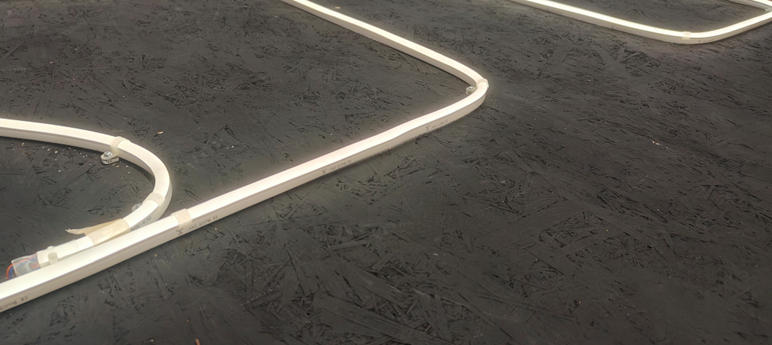
#> input picture img/light_maze1.png, 772 x 345 px, given in place of light_maze1.jpeg, which was not available
$ python image_gradient.py   (older library calls are emulated)
#> lines starting #> are read from the running program, lines starting #| are printed output that depends on the picture; pictures that were not available may be replaced by others from this repository, and a replacement may not be noted
import cv2
import numpy as np
from matplotlib import pyplot as plt

img = cv2.imread('img/light_maze1.jpeg',cv2.IMREAD_GRAYSCALE)
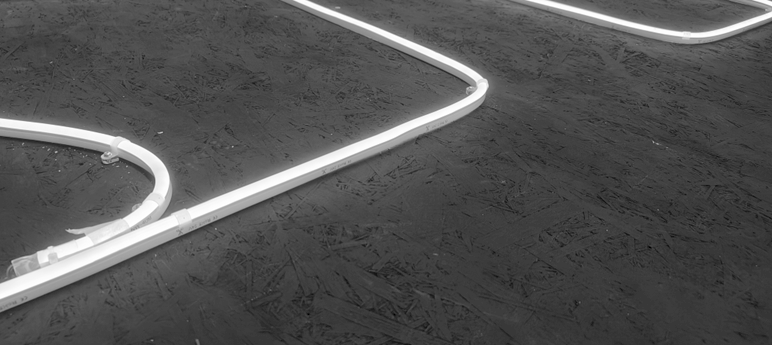
#> img: shape (345, 772); min 0, max 255, mean 82.9

lap = cv2.Laplacian(img, cv2.CV_64F, ksize=3)

lap = np.uint8(np.absolute(lap))
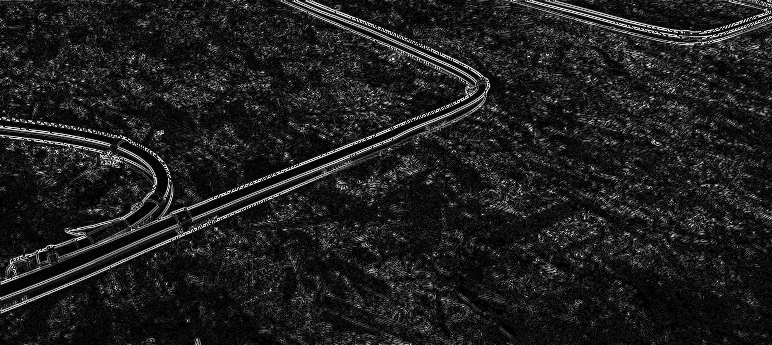
#> lap: shape (345, 772); min 0, max 254, mean 30.9

sobelX = cv2.Sobel(img, cv2.CV_64F, 1, 0)

sobelY = cv2.Sobel(img, cv2.CV_64F, 0, 1)
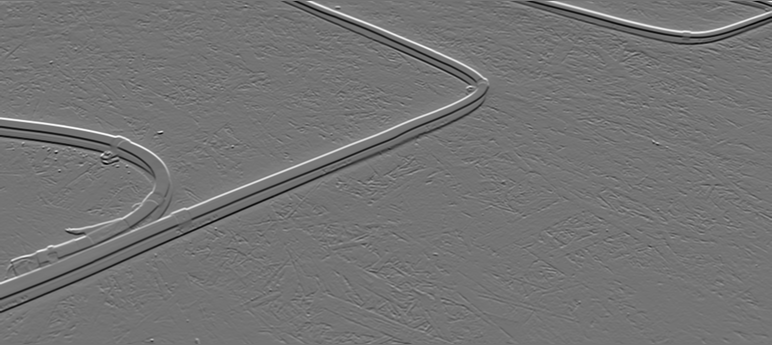
#> sobelY: shape (345, 772) float64; min -472, max 559, mean -1.1; drawn with min black and max white

sobelX = np.uint8(np.absolute(sobelX))
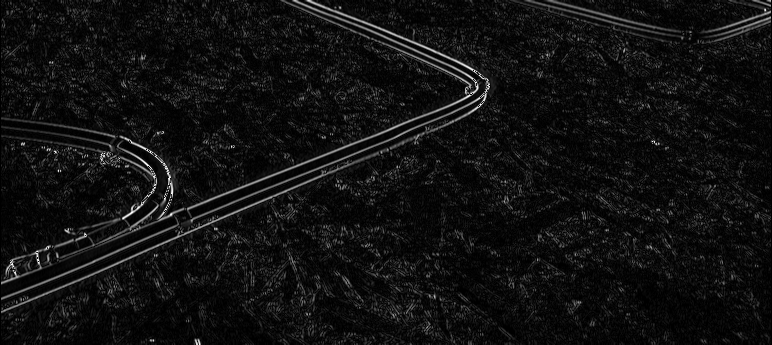
#> sobelX: shape (345, 772); min 0, max 255, mean 16.9

sobelY = np.uint8(np.absolute(sobelY))
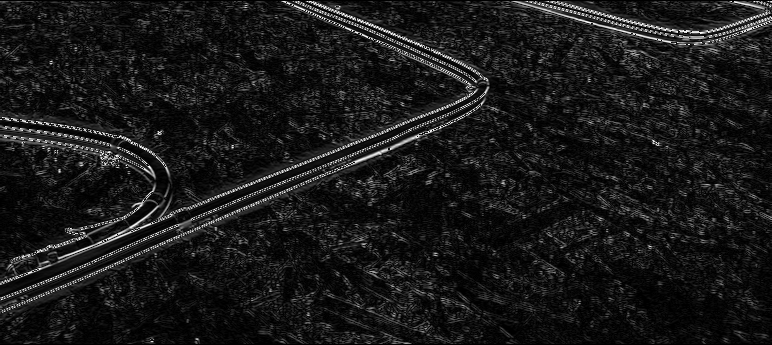
#> sobelY: shape (345, 772); min 0, max 255, mean 24.8

sobelCombined = cv2.bitwise_or(sobelX, sobelY)
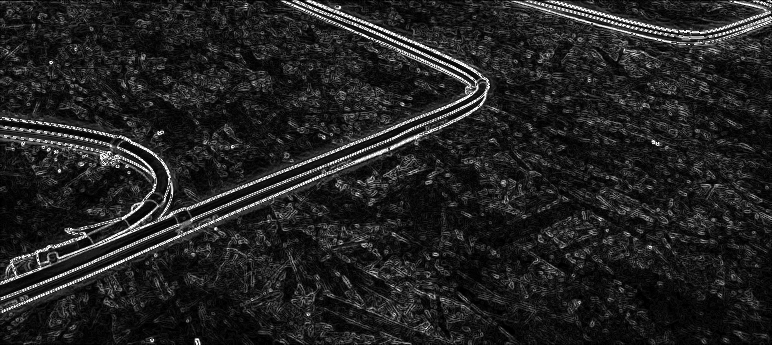
#> sobelCombined: shape (345, 772); min 0, max 255, mean 34.4

#sharpening
kernal = np.array([[0,-1,0], [-1,5,-1], [0,-1,0]])
#sharpen sobleCombined
sharpened = cv2.filter2D(sobelCombined, -1, kernal)
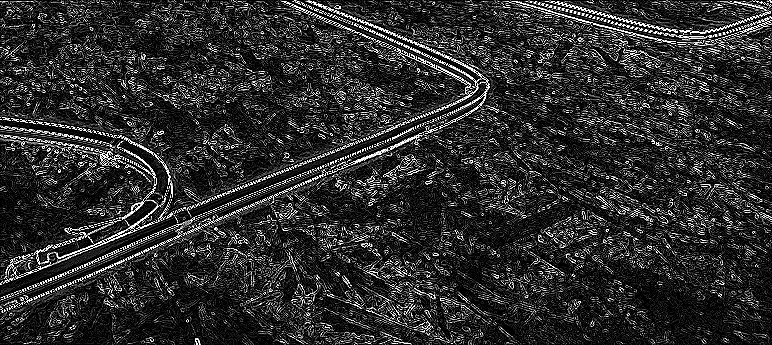
#> sharpened: shape (345, 772); min 0, max 255, mean 45.8

titles = ['image', 'Laplacian', 'sobelX', 'sobelY', 'sobelCombined', 'sharpened']

images = [img, lap, sobelX, sobelY, sobelCombined, sharpened]

for i in range(6):

        plt.subplot(2, 3, i+1), plt.imshow(images[i], 'gray')

        plt.title(titles[i])

        plt.xticks([]), plt.yticks([])

plt.show()

cv2.waitKey(0)

cv2.destroyAllWindows()

$ run again, with img/WechatIMG201.jpeg saved as img/light_maze1.png
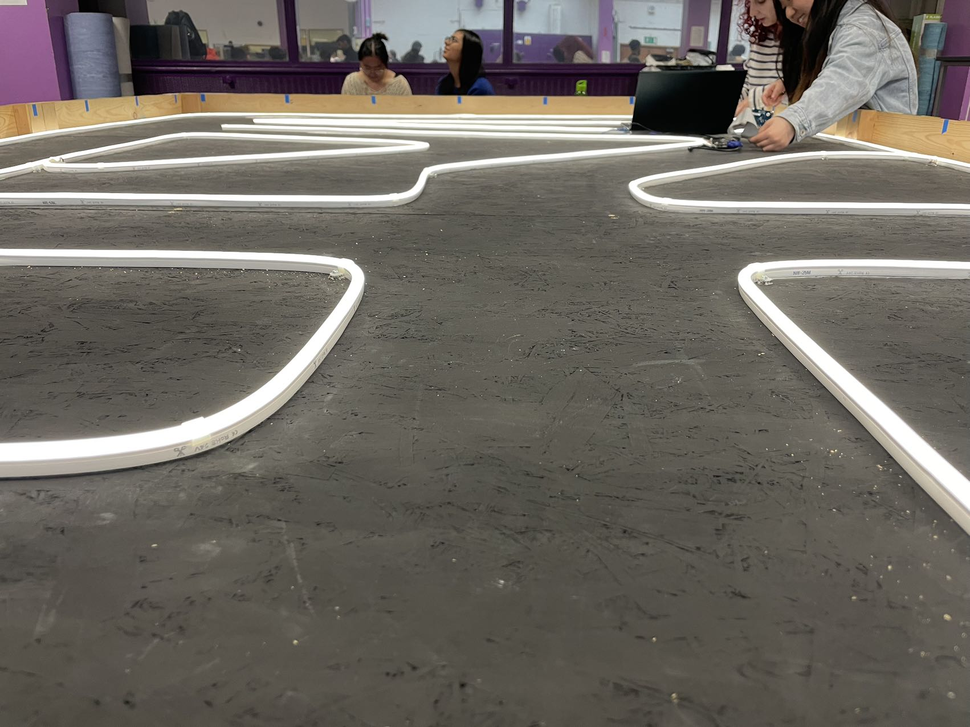
#> input picture img/WechatIMG201.jpeg, 970 x 727 px, shrunk from 1702 x 1276 before the run, given in place of light_maze1.jpeg, which was not available
#> `sobelY = cv2.Sobel(img, cv2.CV_64F, 0, 1)`:
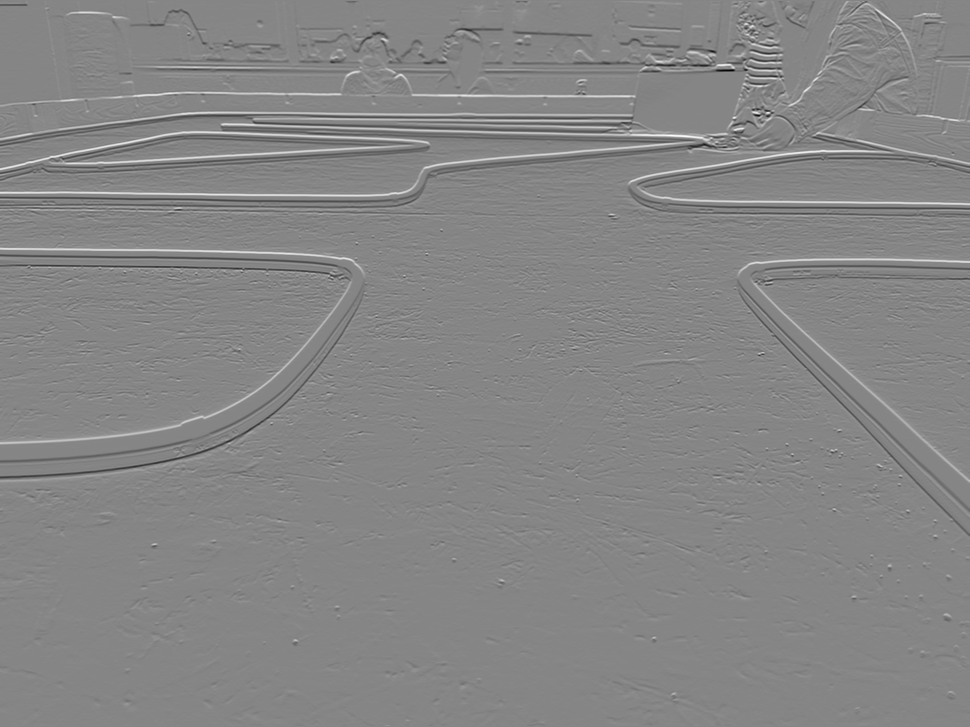
#> sobelY: shape (727, 970) float64; min -888, max 804, mean -0.3; drawn with min black and max white
#> `sharpened = cv2.filter2D(sobelCombined, -1, kernal)`:
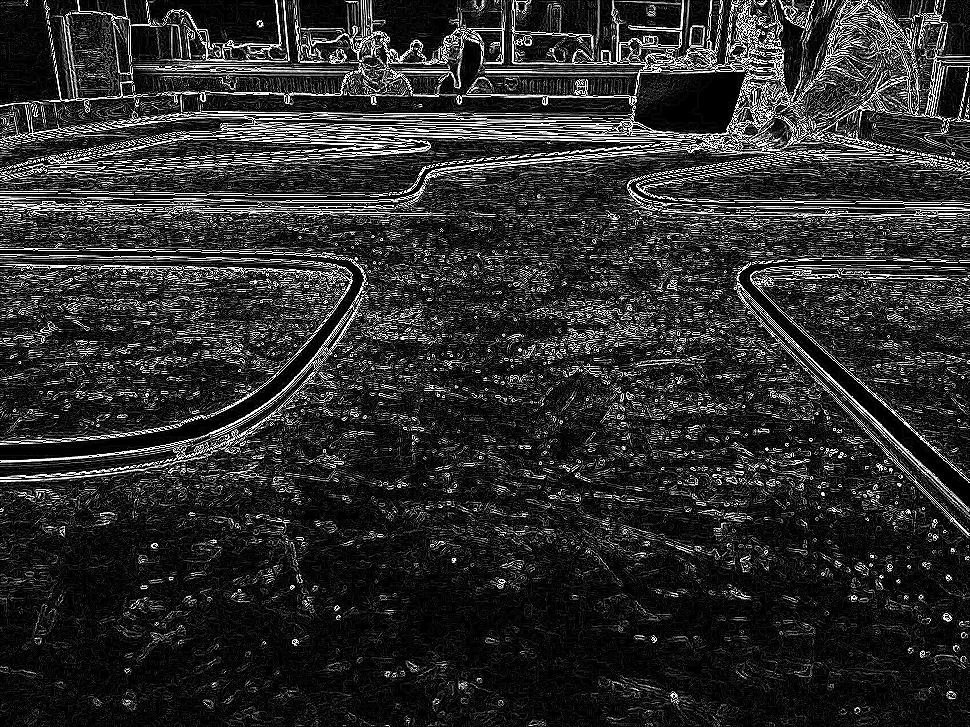
#> sharpened: shape (727, 970); min 0, max 255, mean 44.5
